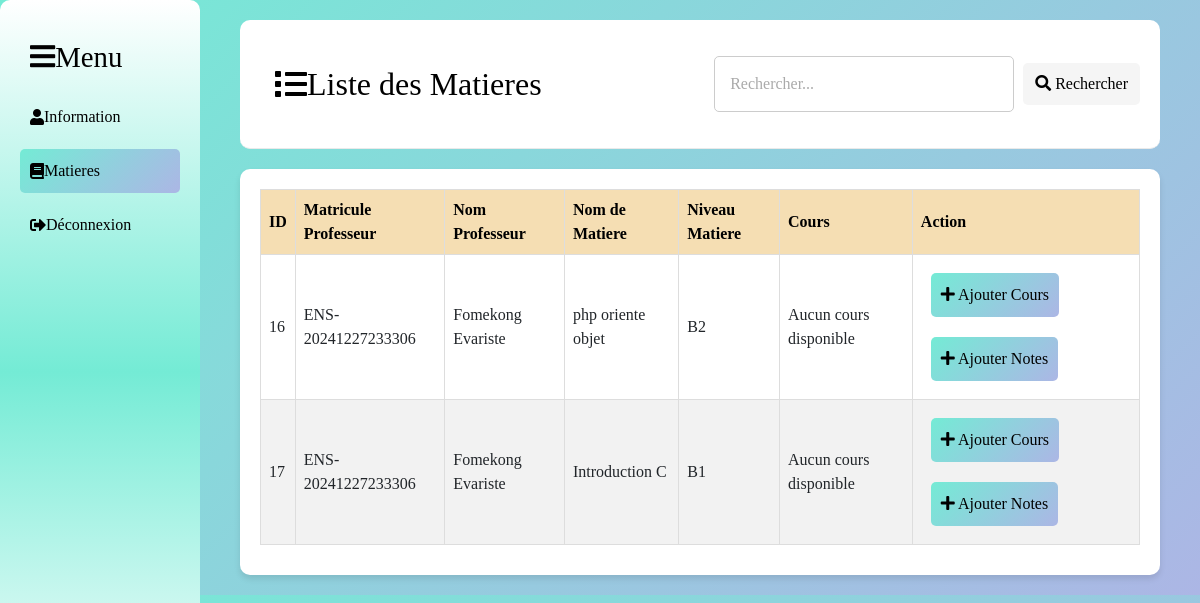
Page /MatiereProf.php?matricule=ENS-20241227233306 on the committed database.
### tables this page shows
CREATE TABLE IF NOT EXISTS `matieres` (
  `id` int NOT NULL AUTO_INCREMENT,
  `matricule_prof` varchar(50) NOT NULL,
  `nom_prof` varchar(100) NOT NULL,
  `nom_matiere` varchar(100) NOT NULL,
  `niveau_matiere` varchar(100) NOT NULL,
  PRIMARY KEY (`id`)
);

### Class/Matiere.php (called while the page is built, shortened)
<?php
class Matiere
{
    private $conn;
    private $table = "matieres";
    public function __construct($db)
    {
        $this->conn = $db;
    }
    public function getAllMatiereParProf($matricule)
    {
        $query = "SELECT * FROM " . $this->table . " WHERE matricule_prof = ?";
        $stmt = $this->conn->prepare($query);
        $stmt->bind_param("s", $matricule);
        $stmt->execute();
        $result = $stmt->get_result();
        if ($result->num_rows > 0) {
            return $result->fetch_all(MYSQLI_ASSOC);
        }
        return [];
    }
}

### MatiereProf.php (the view, shortened to what this page needs)
<?php
require_once 'Class/Matiere.php';
$database = new Database();
$db = $database->getConnection();
$matiere = new Matiere($db);
$matricule = isset($_GET['matricule']) ? $_GET['matricule'] : null;
$search = isset($_GET['search']) ? trim($_GET['search']) : '';
$matieres = $matiere->getAllMatiereParProf($matricule);
?>
<!DOCTYPE html>
<html lang="en">
<head>
    <link rel="stylesheet" href="https://stackpath.bootstrapcdn.com/bootstrap/4.5.2/css/bootstrap.min.css">
    <link rel="stylesheet" href="https://cdnjs.cloudflare.com/ajax/libs/font-awesome/5.15.3/css/all.min.css">
</head>
<body>
    <div class="sidebar">
        <h2><i class="fas fa-bars"></i> Menu</h2>
            <a href="infoProf.php?matricule=<?= htmlspecialchars($matricule); ?>"><i class="fas fa-user"></i> Information</a>
            <a class="etu" href="MatiereProf.php?matricule=<?= htmlspecialchars($matricule); ?>"><i class="fas fa-book"></i> Matieres</a>
        <a href="logout.php"><i class="fas fa-sign-out-alt"></i> Déconnexion</a>
    </div>
    <div class="content">
        <div class="header">
            <div class="haut">
                <h2><i class="fas fa-list"></i> Liste des Matieres</h2>
            </div>
            <form method="GET" action="gestionVer.php">
                <input name="search" type="text" placeholder="Rechercher..." value="<?= htmlspecialchars($search); ?>">
                <button type="submit"><i class="fas fa-search"></i> Rechercher</button>
            </form>
        </div>
        <div class="table-container">
            <table>
                <thead>
                    <tr>
                        <th>ID</th>
                        <th>Matricule Professeur</th>
                        <th>Nom Professeur</th>
                        <th>Nom de Matiere</th>
                        <th>Niveau Matiere</th>
                        <th>Cours</th>
                        <th>Action</th>
                    </tr>
                </thead>
                <tbody>
                    <?php if (!empty($matieres)): ?>
                        <?php foreach ($matieres as $matiere): ?>
                            <tr>
                                <td><?= htmlspecialchars($matiere['id']); ?></td>
                                <td><?= htmlspecialchars($matiere['matricule_prof']); ?></td>
                                <td><?= htmlspecialchars($matiere['nom_prof']); ?></td>
                                <td><?= str_replace('_', ' ', htmlspecialchars($matiere['nom_matiere'])); ?></td>
                                <td><?= htmlspecialchars($matiere['niveau_matiere']); ?></td>
                                <td>
                                    <?php if (!empty($matiere['cours'])): ?>
                                        <a href="uploads/<?= htmlspecialchars($matiere['cours']); ?>" target="_blank"><?= htmlspecialchars($matiere['cours']); ?></a>
                                    <?php else: ?>
                                        <span>Aucun cours disponible</span>
                                    <?php endif; ?>
                                </td>
                                <td class="actions">
                                    <button class="details" onclick="location.href='AjouterCours.php?niveau=<?= $matiere['niveau_matiere']; ?>&matiere=<?= $matiere['nom_matiere']; ?>'">
                                        <i class="fas fa-plus"></i> Ajouter Cours
                                    </button>
                                    <button class="details" onclick="location.href='AjouterNotes.php?niveau=<?= $matiere['niveau_matiere']; ?>&matiere=<?= $matiere['nom_matiere']; ?>'">
                                        <i class="fas fa-plus"></i> Ajouter Notes
                                    </button>
                                </td>
                            </tr>
                        <?php endforeach; ?>
                    <?php else: ?>
                        <tr>
                            <td colspan="7">Aucune matière trouvée.</td>
                        </tr>
                    <?php endif; ?>
                </tbody>
            </table>
        </div>
    </div>
</body>
</html>

### MatiereProf.php (style rules this page uses)
body { font-family: 'Times New Roman', sans-serif; background: linear-gradient(135deg, #74ebd5, #ACB6E5); }
.sidebar { background: linear-gradient(#fff, #74ebd5, #fff); color: black; height: 93vh; position: fixed; width: 200px; padding: 20px; border-radius: 10px; }
.sidebar h2 { text-decoration: none; color: black; display: flex; align-items: center; margin: 10px 0; padding: 10px; border-radius: 5px; font-size: 1.8em; }
.sidebar a { text-decoration: none; color: black; display: flex; align-items: center; margin: 10px 0; padding: 10px; border-radius: 5px; }
.sidebar .etu { background: linear-gradient(135deg, #74ebd5, #ACB6E5); }
.content { margin-left: 220px; margin-right: 20px; padding: 20px; }
.header { background-color: #fff; padding: 15px; border-bottom: 1px solid #eaeaea; display: flex; justify-content: space-between; align-items: center; border-radius: 10px; }
.header h2 { margin-left: 10px; justify-content: left; }
.header input { width: 300px; padding: 15px; border: 1px solid #ccc; border-radius: 5px; }
.header input::placeholder { color: #aaa; }
.header button { background-color: whitesmoke; color: black; margin: 5px; padding: 9px 12px; border: none; border-radius: 5px; cursor: pointer; }
table { width: 100%; border-collapse: collapse; margin-bottom: 10px; background-color: #fff; border-radius: 10px; }
.table-container { margin-top: 20px; background-color: white; border-radius: 10px; padding: 20px; box-shadow: 0 4px 6px rgba(0, 0, 0, 0.1); }
th, td { padding: 8px; border: 1px solid #ddd; text-align: left; }
th { background-color: wheat; color: black; }
tr:nth-child(even) { background-color: #f2f2f2; }
.actions button { margin: .2px; padding: 3px 6px; border: none; border-radius: 5px; cursor: pointer; }
.actions .details { background: linear-gradient(135deg, #74ebd5, #ACB6E5); color: black; margin: 10px; padding: 10px; }
.haut { padding: 10px; }
.haut h2 { text-decoration: none; color: black; display: flex; align-items: center; margin: 10px 0; padding: 10px; border-radius: 5px; }
.sidebar .etu { background-color: #6c83f7; }

### rows in the picture
matieres: id "16", matricule_prof "ENS-20241227233306", nom_prof "Fomekong Evariste", nom_matiere "php oriente objet", niveau_matiere "B2"
matieres: id "17", matricule_prof "ENS-20241227233306", nom_prof "Fomekong Evariste", nom_matiere "Introduction C", niveau_matiere "B1"
